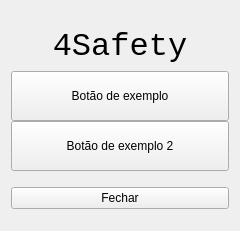
<?xml version="1.0" encoding="UTF-8"?>
<ui version="4.0">
 <class>Template_qW</class>
 <widget class="QWidget" name="Template_qW">
  <property name="geometry">
   <rect>
    <x>0</x>
    <y>0</y>
    <width>240</width>
    <height>231</height>
   </rect>
  </property>
  <property name="minimumSize">
   <size>
    <width>0</width>
    <height>50</height>
   </size>
  </property>
  <property name="windowTitle">
   <string>4Safety</string>
  </property>
  <layout class="QGridLayout" name="gridLayout_2">
   <item row="3" column="0">
    <widget class="QPushButton" name="close_qPB">
     <property name="text">
      <string>Fechar</string>
     </property>
    </widget>
   </item>
   <item row="0" column="0">
    <layout class="QGridLayout" name="Template_qGL" rowstretch="0,0,0">
     <property name="sizeConstraint">
      <enum>QLayout::SetDefaultConstraint</enum>
     </property>
     <property name="verticalSpacing">
      <number>0</number>
     </property>
     <item row="2" column="0">
      <widget class="QPushButton" name="example2_qPB">
       <property name="minimumSize">
        <size>
         <width>0</width>
         <height>50</height>
        </size>
       </property>
       <property name="text">
        <string>Botão de exemplo 2</string>
       </property>
      </widget>
     </item>
     <item row="0" column="0">
      <widget class="QLabel" name="title_qL">
       <property name="maximumSize">
        <size>
         <width>16777215</width>
         <height>50</height>
        </size>
       </property>
       <property name="font">
        <font>
         <family>Consolas</family>
         <pointsize>24</pointsize>
        </font>
       </property>
       <property name="text">
        <string>4Safety</string>
       </property>
       <property name="alignment">
        <set>Qt::AlignCenter</set>
       </property>
      </widget>
     </item>
     <item row="1" column="0">
      <widget class="QPushButton" name="example_qPB">
       <property name="minimumSize">
        <size>
         <width>0</width>
         <height>50</height>
        </size>
       </property>
       <property name="text">
        <string>Botão de exemplo</string>
       </property>
      </widget>
     </item>
    </layout>
   </item>
  </layout>
 </widget>
 <resources/>
 <connections/>
</ui>
